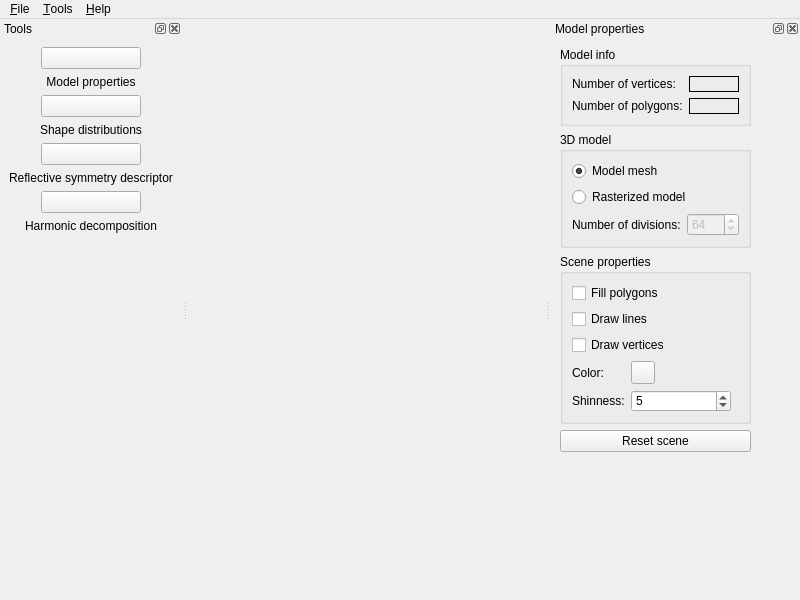
<?xml version="1.0" encoding="UTF-8"?>
<ui version="4.0">
 <class>MainWindow</class>
 <widget class="QMainWindow" name="MainWindow">
  <property name="geometry">
   <rect>
    <x>0</x>
    <y>0</y>
    <width>800</width>
    <height>600</height>
   </rect>
  </property>
  <property name="minimumSize">
   <size>
    <width>800</width>
    <height>600</height>
   </size>
  </property>
  <property name="windowTitle">
   <string>Mesh analizer</string>
  </property>
  <property name="windowIcon">
   <iconset resource="../../resources/icons.qrc">
    <normaloff>:/icons/meshAnalyzerIco</normaloff>:/icons/meshAnalyzerIco</iconset>
  </property>
  <widget class="QWidget" name="centralwidget">
   <layout class="QGridLayout" name="gridLayout">
    <item row="0" column="0">
     <widget class="qt_tools::graphics_3d::Graphics3DWidget" name="modelWidget" native="true"/>
    </item>
   </layout>
  </widget>
  <widget class="QMenuBar" name="mainMenu">
   <property name="geometry">
    <rect>
     <x>0</x>
     <y>0</y>
     <width>800</width>
     <height>22</height>
    </rect>
   </property>
   <widget class="QMenu" name="fileMenu">
    <property name="title">
     <string>&amp;File</string>
    </property>
    <addaction name="loadAction"/>
    <addaction name="loadConfigFileAction"/>
    <addaction name="separator"/>
    <addaction name="exitAction"/>
   </widget>
   <widget class="QMenu" name="helpMenu">
    <property name="title">
     <string>&amp;Help</string>
    </property>
    <addaction name="aboutAction"/>
   </widget>
   <widget class="QMenu" name="toolsMenu">
    <property name="title">
     <string>&amp;Tools</string>
    </property>
    <addaction name="toolsAction"/>
    <addaction name="propertiesAction"/>
    <addaction name="separator"/>
    <addaction name="shapeDistributionsAction"/>
    <addaction name="symmetryDescriptorAction"/>
    <addaction name="harmonicDescriptorAction"/>
    <addaction name="separator"/>
    <addaction name="openResultsDialogAction"/>
   </widget>
   <addaction name="fileMenu"/>
   <addaction name="toolsMenu"/>
   <addaction name="helpMenu"/>
  </widget>
  <widget class="QDockWidget" name="propertiesWidget">
   <property name="allowedAreas">
    <set>Qt::LeftDockWidgetArea|Qt::RightDockWidgetArea</set>
   </property>
   <property name="windowTitle">
    <string>Model properties</string>
   </property>
   <attribute name="dockWidgetArea">
    <number>2</number>
   </attribute>
   <widget class="QWidget" name="propertiesContent">
    <layout class="QGridLayout" name="gridLayout_7">
     <item row="4" column="0">
      <spacer name="propertiesVerticalSpacer">
       <property name="orientation">
        <enum>Qt::Vertical</enum>
       </property>
       <property name="sizeHint" stdset="0">
        <size>
         <width>20</width>
         <height>40</height>
        </size>
       </property>
      </spacer>
     </item>
     <item row="0" column="0">
      <widget class="QGroupBox" name="infoGroupBox">
       <property name="maximumSize">
        <size>
         <width>200</width>
         <height>80</height>
        </size>
       </property>
       <property name="statusTip">
        <string/>
       </property>
       <property name="title">
        <string>Model info</string>
       </property>
       <layout class="QFormLayout" name="formLayout">
        <item row="0" column="0">
         <widget class="QLabel" name="vertexLabel">
          <property name="text">
           <string>Number of vertices:</string>
          </property>
         </widget>
        </item>
        <item row="0" column="1">
         <widget class="QLabel" name="vertexValueLabel">
          <property name="minimumSize">
           <size>
            <width>50</width>
            <height>0</height>
           </size>
          </property>
          <property name="maximumSize">
           <size>
            <width>80</width>
            <height>16777215</height>
           </size>
          </property>
          <property name="frameShape">
           <enum>QFrame::Box</enum>
          </property>
          <property name="text">
           <string/>
          </property>
         </widget>
        </item>
        <item row="1" column="0">
         <widget class="QLabel" name="polygonLabel">
          <property name="text">
           <string>Number of polygons:</string>
          </property>
         </widget>
        </item>
        <item row="1" column="1">
         <widget class="QLabel" name="polygonValueLabel">
          <property name="minimumSize">
           <size>
            <width>50</width>
            <height>0</height>
           </size>
          </property>
          <property name="maximumSize">
           <size>
            <width>80</width>
            <height>16777215</height>
           </size>
          </property>
          <property name="frameShape">
           <enum>QFrame::Box</enum>
          </property>
          <property name="text">
           <string/>
          </property>
         </widget>
        </item>
       </layout>
      </widget>
     </item>
     <item row="1" column="0">
      <widget class="QGroupBox" name="displayModeGroupBox">
       <property name="maximumSize">
        <size>
         <width>200</width>
         <height>130</height>
        </size>
       </property>
       <property name="statusTip">
        <string/>
       </property>
       <property name="title">
        <string>3D model</string>
       </property>
       <layout class="QFormLayout" name="formLayout_2">
        <item row="0" column="0" colspan="2">
         <widget class="QRadioButton" name="meshRadioButton">
          <property name="text">
           <string>Model mesh</string>
          </property>
          <property name="checked">
           <bool>true</bool>
          </property>
         </widget>
        </item>
        <item row="1" column="0" colspan="2">
         <widget class="QRadioButton" name="voxelizedRadioButton">
          <property name="text">
           <string>Rasterized model</string>
          </property>
         </widget>
        </item>
        <item row="2" column="0">
         <widget class="QLabel" name="voxelsLabel">
          <property name="text">
           <string>Number of divisions:</string>
          </property>
         </widget>
        </item>
        <item row="2" column="1">
         <widget class="QSpinBox" name="voxelsSpinBox">
          <property name="enabled">
           <bool>false</bool>
          </property>
          <property name="maximumSize">
           <size>
            <width>100</width>
            <height>16777215</height>
           </size>
          </property>
          <property name="minimum">
           <number>8</number>
          </property>
          <property name="maximum">
           <number>128</number>
          </property>
          <property name="singleStep">
           <number>2</number>
          </property>
          <property name="value">
           <number>64</number>
          </property>
         </widget>
        </item>
       </layout>
      </widget>
     </item>
     <item row="2" column="1">
      <spacer name="propertiesHorizontalSpacer">
       <property name="orientation">
        <enum>Qt::Horizontal</enum>
       </property>
       <property name="sizeHint" stdset="0">
        <size>
         <width>40</width>
         <height>20</height>
        </size>
       </property>
      </spacer>
     </item>
     <item row="2" column="0">
      <widget class="QGroupBox" name="displayPropertiesGroupBox">
       <property name="maximumSize">
        <size>
         <width>200</width>
         <height>170</height>
        </size>
       </property>
       <property name="statusTip">
        <string/>
       </property>
       <property name="title">
        <string>Scene properties</string>
       </property>
       <layout class="QFormLayout" name="formLayout_3">
        <item row="3" column="0">
         <widget class="QLabel" name="colorLabel">
          <property name="text">
           <string>Color:</string>
          </property>
         </widget>
        </item>
        <item row="3" column="1">
         <widget class="QToolButton" name="colorToolButton">
          <property name="styleSheet">
           <string notr="true"/>
          </property>
          <property name="text">
           <string/>
          </property>
         </widget>
        </item>
        <item row="0" column="0" colspan="2">
         <widget class="QCheckBox" name="fillCheckbox">
          <property name="text">
           <string>Fill polygons</string>
          </property>
         </widget>
        </item>
        <item row="1" column="0" colspan="2">
         <widget class="QCheckBox" name="linesCheckbox">
          <property name="text">
           <string>Draw lines</string>
          </property>
         </widget>
        </item>
        <item row="2" column="0" colspan="2">
         <widget class="QCheckBox" name="pointsCheckbox">
          <property name="text">
           <string>Draw vertices</string>
          </property>
         </widget>
        </item>
        <item row="4" column="0">
         <widget class="QLabel" name="shinenessLabel">
          <property name="text">
           <string>Shinness:</string>
          </property>
         </widget>
        </item>
        <item row="4" column="1">
         <widget class="QSpinBox" name="shininessSpinBox">
          <property name="maximumSize">
           <size>
            <width>100</width>
            <height>16777215</height>
           </size>
          </property>
          <property name="minimum">
           <number>0</number>
          </property>
          <property name="maximum">
           <number>100</number>
          </property>
          <property name="singleStep">
           <number>1</number>
          </property>
          <property name="value">
           <number>5</number>
          </property>
         </widget>
        </item>
       </layout>
      </widget>
     </item>
     <item row="3" column="0">
      <widget class="QPushButton" name="resetButton">
       <property name="statusTip">
        <string>Restablece la escena a sus valores predeterminados</string>
       </property>
       <property name="text">
        <string>Reset scene</string>
       </property>
      </widget>
     </item>
    </layout>
   </widget>
  </widget>
  <widget class="QDockWidget" name="toolsWidget">
   <property name="maximumSize">
    <size>
     <width>270</width>
     <height>524287</height>
    </size>
   </property>
   <property name="allowedAreas">
    <set>Qt::LeftDockWidgetArea|Qt::RightDockWidgetArea</set>
   </property>
   <property name="windowTitle">
    <string>Tools</string>
   </property>
   <attribute name="dockWidgetArea">
    <number>1</number>
   </attribute>
   <widget class="QWidget" name="toolsContent">
    <layout class="QGridLayout" name="gridLayout_2">
     <item row="2" column="0">
      <widget class="QFrame" name="shapeDistributionsFrame">
       <property name="maximumSize">
        <size>
         <width>16777215</width>
         <height>100</height>
        </size>
       </property>
       <property name="frameShape">
        <enum>QFrame::NoFrame</enum>
       </property>
       <property name="frameShadow">
        <enum>QFrame::Raised</enum>
       </property>
       <layout class="QGridLayout" name="gridLayout_4">
        <property name="margin" stdset="0">
         <number>0</number>
        </property>
        <property name="spacing">
         <number>0</number>
        </property>
        <item row="0" column="0">
         <widget class="QPushButton" name="shapeDistributionsButton">
          <property name="maximumSize">
           <size>
            <width>100</width>
            <height>100</height>
           </size>
          </property>
          <property name="statusTip">
           <string>Open shape distributions window</string>
          </property>
          <property name="text">
           <string/>
          </property>
          <property name="icon">
           <iconset resource="../../resources/icons.qrc">
            <normaloff>:/icons/shapeDistribution</normaloff>:/icons/shapeDistribution</iconset>
          </property>
          <property name="iconSize">
           <size>
            <width>96</width>
            <height>96</height>
           </size>
          </property>
         </widget>
        </item>
       </layout>
      </widget>
     </item>
     <item row="4" column="0">
      <widget class="QFrame" name="symmetryDescriptorFrame">
       <property name="maximumSize">
        <size>
         <width>16777215</width>
         <height>100</height>
        </size>
       </property>
       <property name="frameShape">
        <enum>QFrame::NoFrame</enum>
       </property>
       <property name="frameShadow">
        <enum>QFrame::Raised</enum>
       </property>
       <layout class="QGridLayout" name="gridLayout_5">
        <property name="margin" stdset="0">
         <number>0</number>
        </property>
        <property name="spacing">
         <number>0</number>
        </property>
        <item row="0" column="0">
         <widget class="QPushButton" name="symmetryDescriptorButton">
          <property name="maximumSize">
           <size>
            <width>100</width>
            <height>100</height>
           </size>
          </property>
          <property name="statusTip">
           <string>Open reflective symmetry descriptor window</string>
          </property>
          <property name="text">
           <string/>
          </property>
          <property name="icon">
           <iconset resource="../../resources/icons.qrc">
            <normaloff>:/icons/symDescriptor</normaloff>:/icons/symDescriptor</iconset>
          </property>
          <property name="iconSize">
           <size>
            <width>96</width>
            <height>96</height>
           </size>
          </property>
         </widget>
        </item>
       </layout>
      </widget>
     </item>
     <item row="0" column="0">
      <widget class="QFrame" name="propertiesFrame">
       <property name="maximumSize">
        <size>
         <width>16777215</width>
         <height>100</height>
        </size>
       </property>
       <property name="frameShape">
        <enum>QFrame::NoFrame</enum>
       </property>
       <layout class="QGridLayout" name="gridLayout_3">
        <property name="margin" stdset="0">
         <number>0</number>
        </property>
        <property name="spacing">
         <number>0</number>
        </property>
        <item row="0" column="0">
         <widget class="QPushButton" name="propertiesButton">
          <property name="maximumSize">
           <size>
            <width>100</width>
            <height>100</height>
           </size>
          </property>
          <property name="statusTip">
           <string>Open model properties window</string>
          </property>
          <property name="text">
           <string/>
          </property>
          <property name="icon">
           <iconset resource="../../resources/icons.qrc">
            <normaloff>:/icons/properties</normaloff>:/icons/properties</iconset>
          </property>
          <property name="iconSize">
           <size>
            <width>96</width>
            <height>96</height>
           </size>
          </property>
         </widget>
        </item>
       </layout>
      </widget>
     </item>
     <item row="7" column="0">
      <widget class="QLabel" name="harmonicDescriptorLabel">
       <property name="maximumSize">
        <size>
         <width>16777215</width>
         <height>24</height>
        </size>
       </property>
       <property name="text">
        <string>Harmonic decomposition</string>
       </property>
       <property name="alignment">
        <set>Qt::AlignCenter</set>
       </property>
      </widget>
     </item>
     <item row="1" column="0">
      <widget class="QLabel" name="propertiesLabel">
       <property name="maximumSize">
        <size>
         <width>16777215</width>
         <height>24</height>
        </size>
       </property>
       <property name="text">
        <string>Model properties</string>
       </property>
       <property name="alignment">
        <set>Qt::AlignCenter</set>
       </property>
      </widget>
     </item>
     <item row="3" column="0">
      <widget class="QLabel" name="shapeDistributionsLabel">
       <property name="maximumSize">
        <size>
         <width>16777215</width>
         <height>24</height>
        </size>
       </property>
       <property name="text">
        <string>Shape distributions</string>
       </property>
       <property name="alignment">
        <set>Qt::AlignCenter</set>
       </property>
      </widget>
     </item>
     <item row="5" column="0">
      <widget class="QLabel" name="symmetryDescriptorLabel">
       <property name="maximumSize">
        <size>
         <width>16777215</width>
         <height>24</height>
        </size>
       </property>
       <property name="text">
        <string>Reflective symmetry descriptor</string>
       </property>
       <property name="alignment">
        <set>Qt::AlignCenter</set>
       </property>
      </widget>
     </item>
     <item row="6" column="0">
      <widget class="QFrame" name="harmonicDescriptorFrame">
       <property name="maximumSize">
        <size>
         <width>16777215</width>
         <height>100</height>
        </size>
       </property>
       <property name="frameShape">
        <enum>QFrame::NoFrame</enum>
       </property>
       <property name="frameShadow">
        <enum>QFrame::Raised</enum>
       </property>
       <layout class="QGridLayout" name="gridLayout_6">
        <property name="margin" stdset="0">
         <number>0</number>
        </property>
        <property name="spacing">
         <number>0</number>
        </property>
        <item row="0" column="0">
         <widget class="QPushButton" name="harmonicDescriptorButton">
          <property name="maximumSize">
           <size>
            <width>100</width>
            <height>100</height>
           </size>
          </property>
          <property name="statusTip">
           <string>Open harmonic decomposition window</string>
          </property>
          <property name="text">
           <string/>
          </property>
          <property name="icon">
           <iconset resource="../../resources/icons.qrc">
            <normaloff>:/icons/harmonic</normaloff>:/icons/harmonic</iconset>
          </property>
          <property name="iconSize">
           <size>
            <width>96</width>
            <height>96</height>
           </size>
          </property>
         </widget>
        </item>
       </layout>
      </widget>
     </item>
     <item row="8" column="0">
      <spacer name="toolsSpacer">
       <property name="orientation">
        <enum>Qt::Vertical</enum>
       </property>
       <property name="sizeHint" stdset="0">
        <size>
         <width>20</width>
         <height>40</height>
        </size>
       </property>
      </spacer>
     </item>
    </layout>
   </widget>
  </widget>
  <action name="exitAction">
   <property name="icon">
    <iconset>
     <normaloff>:/img/exit</normaloff>:/img/exit</iconset>
   </property>
   <property name="text">
    <string>&amp;Close</string>
   </property>
  </action>
  <action name="aboutAction">
   <property name="icon">
    <iconset>
     <normaloff>:/img/MeshAnalizer</normaloff>:/img/MeshAnalizer</iconset>
   </property>
   <property name="text">
    <string>&amp;About</string>
   </property>
  </action>
  <action name="loadAction">
   <property name="icon">
    <iconset>
     <normaloff>:/img/properties</normaloff>:/img/properties</iconset>
   </property>
   <property name="text">
    <string>&amp;Open model</string>
   </property>
  </action>
  <action name="propertiesAction">
   <property name="icon">
    <iconset>
     <normaloff>:/img/properties</normaloff>:/img/properties</iconset>
   </property>
   <property name="text">
    <string>&amp;Model properties</string>
   </property>
  </action>
  <action name="shapeDistributionsAction">
   <property name="icon">
    <iconset>
     <normaloff>:/img/shapeDistribution</normaloff>:/img/shapeDistribution</iconset>
   </property>
   <property name="text">
    <string>&amp;Shape distributions</string>
   </property>
  </action>
  <action name="symmetryDescriptorAction">
   <property name="icon">
    <iconset>
     <normaloff>:/img/symDescriptor</normaloff>:/img/symDescriptor</iconset>
   </property>
   <property name="text">
    <string>&amp;Reflective symmetry descriptor</string>
   </property>
  </action>
  <action name="harmonicDescriptorAction">
   <property name="icon">
    <iconset>
     <normaloff>:/img/harmonic</normaloff>:/img/harmonic</iconset>
   </property>
   <property name="text">
    <string>&amp;Harmonic decimposition</string>
   </property>
  </action>
  <action name="toolsAction">
   <property name="icon">
    <iconset>
     <normaloff>:/img/tools</normaloff>:/img/tools</iconset>
   </property>
   <property name="text">
    <string>Tools &amp;window</string>
   </property>
  </action>
  <action name="loadConfigFileAction">
   <property name="icon">
    <iconset>
     <normaloff>:/img/load</normaloff>:/img/load</iconset>
   </property>
   <property name="text">
    <string>&amp;Open configuration file</string>
   </property>
   <property name="toolTip">
    <string>Abrir archivo dec onfiguración de colección</string>
   </property>
  </action>
  <action name="openResultsDialogAction">
   <property name="icon">
    <iconset>
     <normaloff>:/img/results</normaloff>:/img/results</iconset>
   </property>
   <property name="text">
    <string>&amp;Results window</string>
   </property>
  </action>
 </widget>
 <customwidgets>
  <customwidget>
   <class>qt_tools::graphics_3d::Graphics3DWidget</class>
   <extends>QWidget</extends>
   <header>qt_tools/graphics_3d/Graphics3DWidget.h</header>
   <container>1</container>
  </customwidget>
 </customwidgets>
 <tabstops>
  <tabstop>propertiesButton</tabstop>
  <tabstop>shapeDistributionsButton</tabstop>
  <tabstop>symmetryDescriptorButton</tabstop>
  <tabstop>harmonicDescriptorButton</tabstop>
  <tabstop>meshRadioButton</tabstop>
  <tabstop>voxelizedRadioButton</tabstop>
  <tabstop>voxelsSpinBox</tabstop>
  <tabstop>fillCheckbox</tabstop>
  <tabstop>linesCheckbox</tabstop>
  <tabstop>pointsCheckbox</tabstop>
  <tabstop>colorToolButton</tabstop>
  <tabstop>shininessSpinBox</tabstop>
  <tabstop>resetButton</tabstop>
 </tabstops>
 <resources>
  <include location="../../resources/icons.qrc"/>
 </resources>
 <connections>
  <connection>
   <sender>exitAction</sender>
   <signal>triggered()</signal>
   <receiver>MainWindow</receiver>
   <slot>close()</slot>
   <hints>
    <hint type="sourcelabel">
     <x>-1</x>
     <y>-1</y>
    </hint>
    <hint type="destinationlabel">
     <x>399</x>
     <y>299</y>
    </hint>
   </hints>
  </connection>
  <connection>
   <sender>toolsAction</sender>
   <signal>triggered()</signal>
   <receiver>toolsWidget</receiver>
   <slot>show()</slot>
   <hints>
    <hint type="sourcelabel">
     <x>-1</x>
     <y>-1</y>
    </hint>
    <hint type="destinationlabel">
     <x>134</x>
     <y>307</y>
    </hint>
   </hints>
  </connection>
  <connection>
   <sender>propertiesAction</sender>
   <signal>triggered()</signal>
   <receiver>propertiesWidget</receiver>
   <slot>show()</slot>
   <hints>
    <hint type="sourcelabel">
     <x>-1</x>
     <y>-1</y>
    </hint>
    <hint type="destinationlabel">
     <x>709</x>
     <y>300</y>
    </hint>
   </hints>
  </connection>
  <connection>
   <sender>propertiesButton</sender>
   <signal>clicked()</signal>
   <receiver>propertiesWidget</receiver>
   <slot>show()</slot>
   <hints>
    <hint type="sourcelabel">
     <x>134</x>
     <y>100</y>
    </hint>
    <hint type="destinationlabel">
     <x>709</x>
     <y>300</y>
    </hint>
   </hints>
  </connection>
  <connection>
   <sender>voxelizedRadioButton</sender>
   <signal>toggled(bool)</signal>
   <receiver>voxelsSpinBox</receiver>
   <slot>setEnabled(bool)</slot>
   <hints>
    <hint type="sourcelabel">
     <x>734</x>
     <y>189</y>
    </hint>
    <hint type="destinationlabel">
     <x>734</x>
     <y>215</y>
    </hint>
   </hints>
  </connection>
  <connection>
   <sender>shapeDistributionsButton</sender>
   <signal>clicked()</signal>
   <receiver>shapeDistributionsAction</receiver>
   <slot>trigger()</slot>
   <hints>
    <hint type="sourcelabel">
     <x>133</x>
     <y>232</y>
    </hint>
    <hint type="destinationlabel">
     <x>-1</x>
     <y>-1</y>
    </hint>
   </hints>
  </connection>
  <connection>
   <sender>harmonicDescriptorButton</sender>
   <signal>clicked()</signal>
   <receiver>harmonicDescriptorAction</receiver>
   <slot>trigger()</slot>
   <hints>
    <hint type="sourcelabel">
     <x>133</x>
     <y>494</y>
    </hint>
    <hint type="destinationlabel">
     <x>-1</x>
     <y>-1</y>
    </hint>
   </hints>
  </connection>
  <connection>
   <sender>symmetryDescriptorButton</sender>
   <signal>clicked()</signal>
   <receiver>symmetryDescriptorAction</receiver>
   <slot>trigger()</slot>
   <hints>
    <hint type="sourcelabel">
     <x>133</x>
     <y>363</y>
    </hint>
    <hint type="destinationlabel">
     <x>-1</x>
     <y>-1</y>
    </hint>
   </hints>
  </connection>
 </connections>
</ui>
